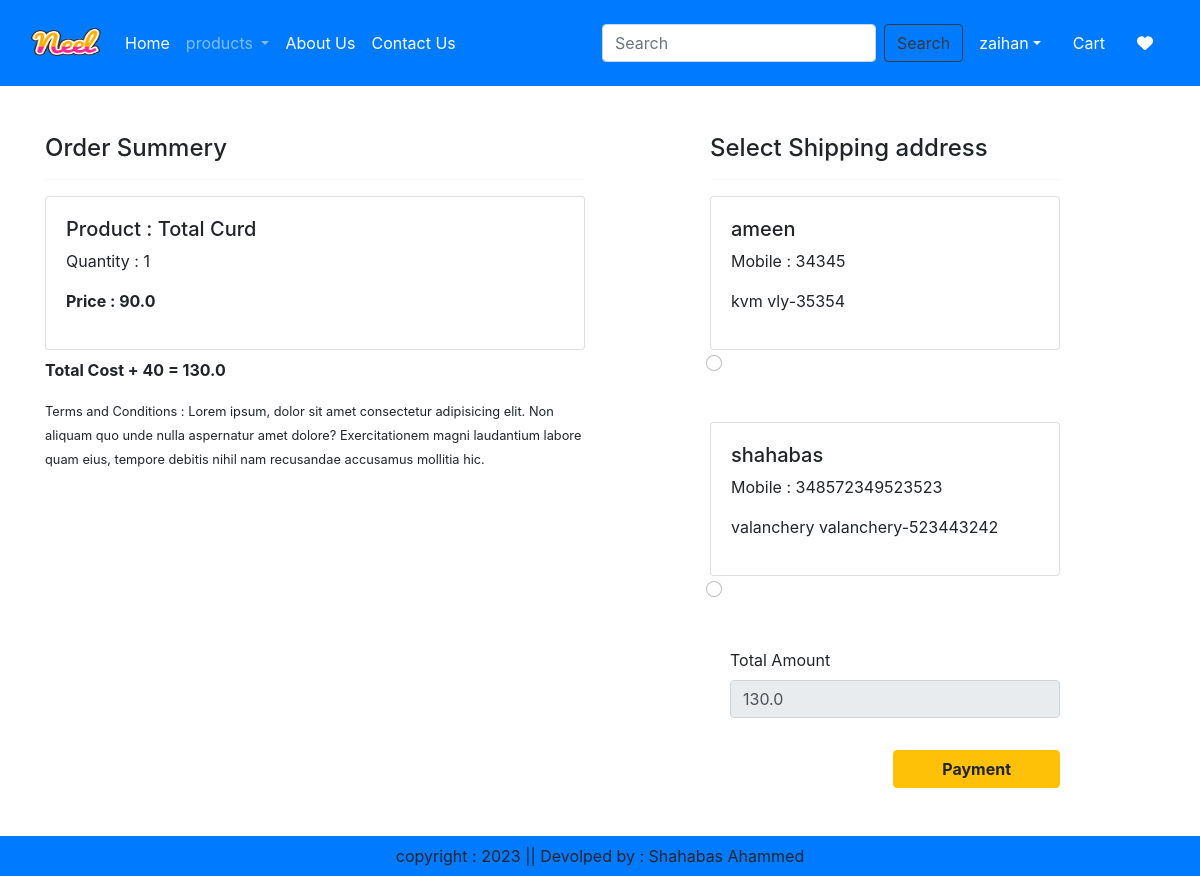
The page /checkout/ (signed in) on the database its author committed.
### ecommerce/models.py (models this page shows, shortened)
class Cart(models.Model):
    user = models.ForeignKey(User,on_delete=models.CASCADE)
    product  = models.ForeignKey(Product, on_delete=models.CASCADE)
    quantity = models.PositiveIntegerField(default=1)

class Product(models.Model):
    title = models.CharField(max_length=100)
    selling_price = models.FloatField()
    discounted_price = models.FloatField()
    description = models.TextField()
    composition =models.TextField(default='')
    prodapp = models.TextField(default='')
    category = models.CharField(choices=CATOGERY_CHOICES, max_length=2)
    product_image = models.ImageField(upload_to='product')

class Customer(models.Model):
    user = models.ForeignKey(User, on_delete=models.CASCADE)
    name = models.CharField(max_length=200)
    locality = models.CharField(max_length=200)
    city = models.CharField(max_length=50)
    mobile = models.IntegerField(default=0)
    zipcode = models.IntegerField()

### ecommerce/views.py (the view, shortened to what this page needs)
# urls.py: path('checkout/',views.checkout.as_view(),name='checkout'),
@method_decorator(login_required,name='dispatch')
class checkout(View):
    def get(self,request):
        user = request.user
        add = Customer.objects.filter(user=user)
        cart_items = Cart.objects.filter(user=user)
        famount =0
        for p in cart_items:
            value = p.quantity * p.product.discounted_price
            famount = famount+value
        totalamount = famount + 40
        razoramount = int(totalamount *100)
        client = razorpay.Client(auth=(settings.RAZOR_KEY_ID,settings.RAZOR_KEY_SECRET))
        data = {'amount':razoramount,'currency': "INR",'receipt':'oder_rcptid_11'}
        payment_response = client.order.create(data=data)
        print(payment_response)
        order_id = payment_response['id']
        order_status = payment_response['status']
        return render(request,'checkout.html',locals())

### ecommerce/templates/checkout.html (shortened to what this page needs)
{% extends 'base.html' %}
{% load static  %}
{% block main-content %}
<div class="container">
    <div class="row mt-5">
        <div class="col-sm-6">
            <h4>Order Summery</h4>
            <hr>
            {% for item in cart_items %}
            <div class="card mb-2">
                <div class="card-body">
                    <h5>Product : {{item.product.title}}</h5>
                    <p>Quantity : {{item.quantity}}</p>
                    <p class="fw-bold">Price : {{item.product.discounted_price}}</p>
                </div>
            </div>
            {% endfor %}
            <p class="fw-bold ">Total Cost + 40 = {{totalamount}}</p>
            <small>Terms and Conditions : Lorem ipsum, dolor sit amet consectetur adipisicing elit. Non aliquam quo unde nulla aspernatur amet dolore? Exercitationem magni laudantium labore quam eius, tempore debitis nihil nam recusandae accusamus mollitia hic.</small>
        </div>
        <div class="col-sm-4 offset-sm-1">
            <h4>Select Shipping address </h4>
            <hr>
            <form method="post" id="myform">
                {% for ad in add %}
                <div class="card">
                    <div class="card-body">
                        <h5>{{ad.name}}</h5>
                        <p>Mobile : {{ad.mobile}}</p>
                        <p>{{ad.locality}} {{ad.city}}-{{ad.zipcode}}</p>
                    </div>
                </div>
                <div class="form-check mb-2 mb-5">
                    <input class="form-check-input" type="radio" name="custid" id="custadd{{forloop.counter}}" value="{{ad.id}}">
                </div>
                {% endfor %}
                <div class="form-check mb-3">
                    <label for="totalamount" class="form-label">Total Amount</label>
                    <input type="number" class="form-control" name="totalamount" value="{{totalamount}}" readonly>
                </div>
                <div class="text-end">
                    <button id="rzp-button1" type="submit" class="btn btn-warning mt-3 px-5 fw-bold" >Payment</button>
                </div>
            </form>
        </div>
    </div>
</div>
{% endblock main-content%}

### ecommerce/templates/base.html (shortened to what this page needs)
<!DOCTYPE html>
{% load static %}
<html lang="en">
<head>
    <link href="https://cdn.jsdelivr.net/npm/bootstrap@5.2.3/dist/css/bootstrap.min.css" rel="stylesheet">
    <link rel="stylesheet" href="https://cdn.jsdelivr.net/npm/bootstrap@4.0.0/dist/css/bootstrap.min.css">
    <link rel="stylesheet" href="https://cdnjs.cloudflare.com/ajax/libs/font-awesome/5.15.3/css/all.min.css">
    <link rel="stylesheet" href="{% static 'css/owl.carousel.min.css'  %}">
    <link rel="stylesheet" href="{% static 'all.min.css'  %}">
    <link rel="stylesheet" href="{% static 'css/style.css'  %}">
</head>
<body>
    <nav class="navbar navbar-expand-lg navbar-dark bg-primary">
        <div class="container-fluid">
          <a class="navbar-brand" href="#">
            <img src="{% static 'images/Neel.png' %}"  width="70" height="60" alt="">
          </a>
          <div class="collapse navbar-collapse" id="navbarSupportedContent">
            <ul class="navbar-nav me-auto mb-2 mb-lg-0">
              {% if request.user.is_authenticated %}
              <li class="nav-item">
                <a class="nav-link active" aria-current="page" href="/">Home</a>
              </li>
              <li class="nav-item dropdown">
                <a class="nav-link dropdown-toggle " href="#" role="button" data-bs-toggle="dropdown" aria-expanded="false">
                  products
                </a>
              </li>
              <li class="nav-item">
                <a class="nav-link text-white" href="{% url 'about' %}">About Us</a>
              </li>
              <li class="nav-item">
                <a class="nav-link text-white" href="{% url 'contact' %}">Contact Us</a>
              </li>
            </ul>
            <form class="d-flex" role="search" action="/search">
              <input class="form-control me-2" type="search" placeholder="Search" name="search" aria-label="Search">
              <button class="btn btn-outline-dark" type="submit">Search</button>
            </form>
          </div>
          <ul class="navbar-nav me-auto mb-2 mb-lg-0">
            <li class="nav-item dropdown mx-2">
                <a class="nav-link dropdown-toggle text-white" href="" id="profileDropdown" role="bu
                " data-bs-toggle="dropdown" aria-expanded="false">{{request.user}}</a>
            </li>
            <li class="nav-item mx-2">
                <a href="{% url 'showcart' %}" class="nav-link text-white">Cart </a>
            </li>
            <li class="nav-item mx-2">
                <a href="{% url 'showwishlist' %}" class="nav-link text-white"><i class="fa fa-heart"></i> </a>
            </li>
          {% endif %}
          </ul>
        </div>
    </nav>
    {% block main-content %} {% endblock main-content %}
    <footer class="container-fluid  bg-primary text-center p-2 mt-5">
        copyright : 2023 || Devolped by : Shahabas Ahammed
    </footer>
</body>
</html>

### rows shown on the page
Cart: product "Total Curd", quantity "1", product.discounted_price "90.0"
Customer: name "ameen", mobile "34345", locality "kvm", city "vly", zipcode "35354"
Customer: name "shahabas", mobile "348572349523523", locality "valanchery", city "valanchery", zipcode "523443242"

### other values the page prints
{{ request.user }} "zaihan"
{{ totalamount }} "130.0"
